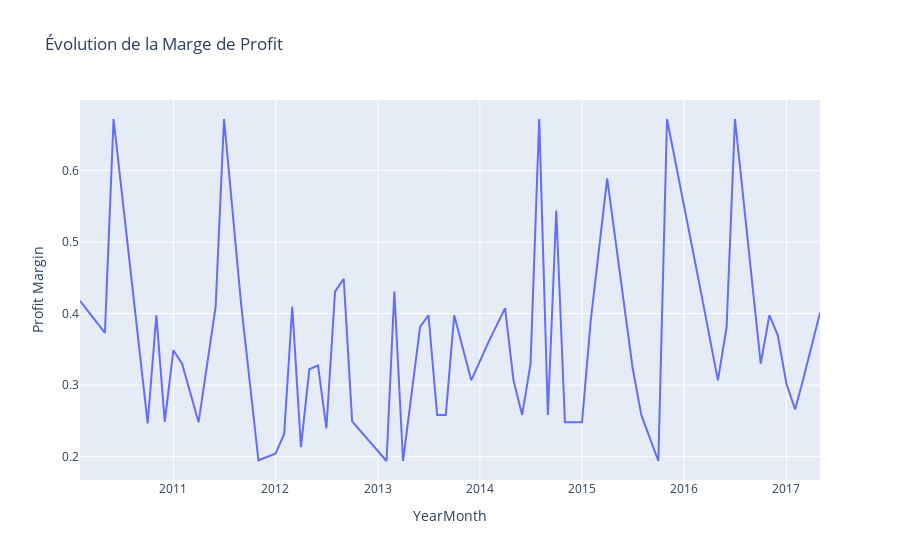

The cell this chart's notebook holds for it:
### Markdown cell above
### Analyse des Marges et des Coûts
Calculer la Marge de Profit : Analysez la variation de la marge de profit au fil du temps ou par région/pays/type d'article pour identifier les secteurs les plus rentables.

### Code cell
temporal_summary['Profit Margin'] = temporal_summary['Total Profit'] / temporal_summary['Total Revenue']
fig_margin = px.line(temporal_summary, x='YearMonth', y='Profit Margin', title='Évolution de la Marge de Profit')
fig_margin.show()

### Figure 1 — Plotly figure (JSON) as saved in the notebook; plotly's stock layout.template omitted (floating-point values rounded to 4 significant figures)
{"data": [{"hovertemplate": "YearMonth=%{x}<br>Profit Margin=%{y}<extra></extra>", "legendgroup": "", "line": {"color": "#636efa", "dash": "solid"}, "marker": {"symbol": "circle"}, "mode": "lines", "name": "", "orientation": "v", "showlegend": false, "type": "scatter", "x": ["2010-02", "2010-05", "2010-06", "2010-10", "2010-11", "2010-12", "2011-01", "2011-02", "2011-04", "2011-05", "2011-06", "2011-07", "2011-09", "2011-11", "2012-01", "2012-02", "2012-03", "2012-04", "2012-05", "2012-06", "2012-07", "2012-08", "2012-09", "2012-10", "2013-02", "2013-03", "2013-04", "2013-06", "2013-07", "2013-08", "2013-09", "2013-10", "2013-12", "2014-02", "2014-04", "2014-05", "2014-06", "2014-07", "2014-08", "2014-09", "2014-10", "2014-11", "2015-01", "2015-02", "2015-04", "2015-07", "2015-08", "2015-10", "2015-11", "2016-03", "2016-05", "2016-06", "2016-07", "2016-10", "2016-11", "2016-12", "2017-01", "2017-02", "2017-03", "2017-05"], "xaxis": "x", "y": [0.4176, 0.373, 0.672, 0.2466, 0.3977, 0.2485, 0.3488, 0.33, 0.248, 0.33, 0.4098, 0.672, 0.4098, 0.1949, 0.2039, 0.2316, 0.4098, 0.2131, 0.3221, 0.3276, 0.2396, 0.4307, 0.4485, 0.2494, 0.1939, 0.4307, 0.1939, 0.3812, 0.3977, 0.2583, 0.2583, 0.3977, 0.3066, 0.3603, 0.4076, 0.3067, 0.2583, 0.33, 0.672, 0.2583, 0.5441, 0.248, 0.248, 0.3893, 0.5889, 0.3239, 0.2583, 0.1939, 0.672, 0.4307, 0.3066, 0.3809, 0.672, 0.33, 0.3977, 0.3697, 0.3018, 0.2658, 0.3066, 0.4013], "yaxis": "y"}], "layout": {"legend": {"tracegroupgap": 0}, "title": {"text": "Évolution de la Marge de Profit"}, "xaxis": {"anchor": "y", "domain": [0, 1], "title": {"text": "YearMonth"}}, "yaxis": {"anchor": "x", "domain": [0, 1], "title": {"text": "Profit Margin"}}}}
